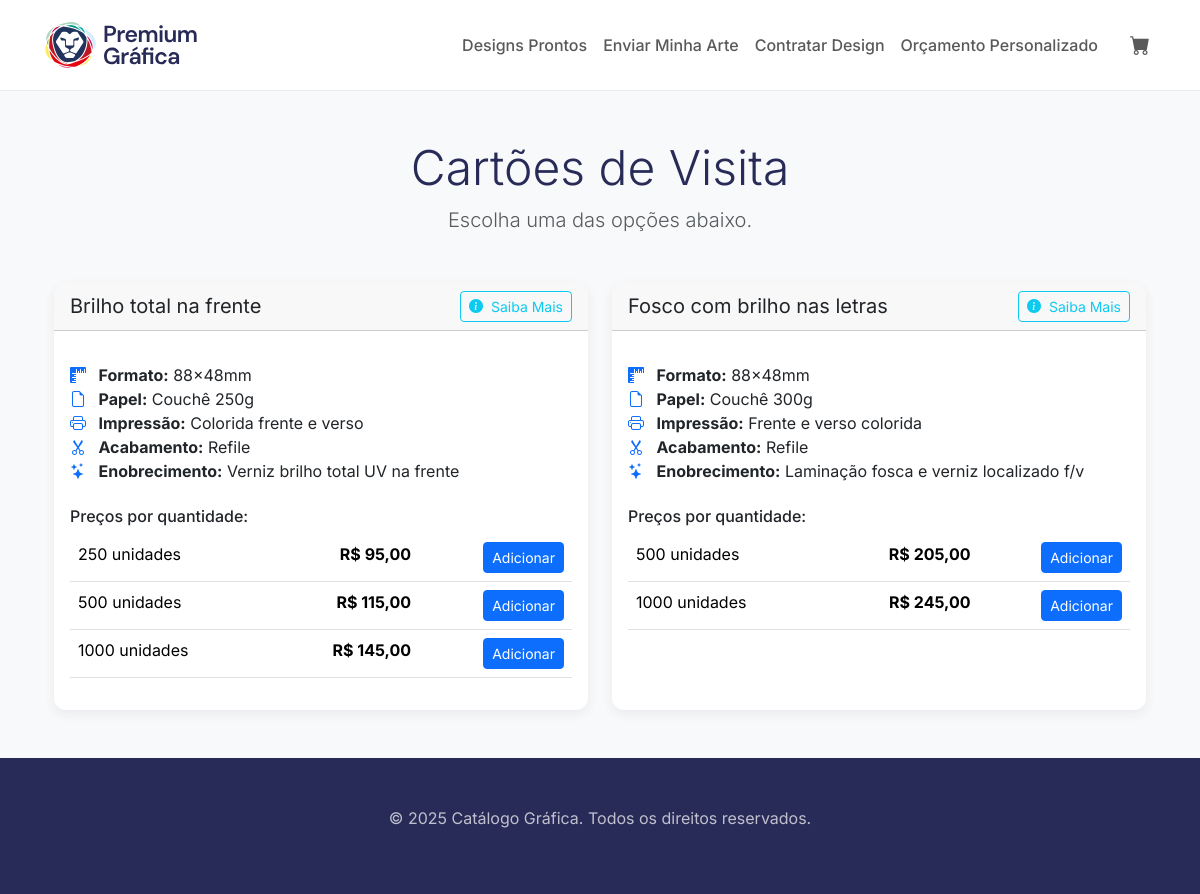
The app's page /produtos/cartoes-de-visita/ with its own data.
### products/models.py (models this page shows, shortened)
class ProductType(models.Model):
    name = models.CharField(max_length=100, unique=True, verbose_name="Nome do Tipo de Produto")
    slug = models.SlugField(max_length=100, unique=True, help_text="Versão do nome otimizada para URLs.")
    design_creation_fee = models.DecimalField(
        max_digits=10,
        decimal_places=2,
        default=0.00,
        verbose_name="Taxa de Criação de Arte",
        help_text="Valor cobrado para criar a arte para este tipo de produto. Deixe 0 se não houver taxa."
    )
    image = CloudinaryField('image', blank=True, null=True, folder='product_types')
    class Meta:
        verbose_name = "Tipo de Produto"
        verbose_name_plural = "Tipos de Produtos"

class ProductVariation(models.Model):
    product_type = models.ForeignKey(ProductType, on_delete=models.PROTECT, related_name="variations", verbose_name="Tipo de Produto")
    name = models.CharField(max_length=100, verbose_name="Nome da Variação")
    icon_image = CloudinaryField('icon_image', blank=True, null=True, folder='products/icons')
    detailed_description = models.TextField(
        blank=True,
        verbose_name="Descrição Detalhada",
        help_text="Explique em detalhes sobre o produto, papel, acabamentos, etc."
    )
    video_url = models.URLField(
        blank=True,
        verbose_name="URL do Vídeo (YouTube, Vimeo)",
        help_text="Cole aqui o link 'embed' do vídeo."
    )
    class Meta:
        verbose_name = "Variação de Produto"
        verbose_name_plural = "Variações de Produtos"
        unique_together = ('product_type', 'name')

class Specification(models.Model):
    product_variation = models.ForeignKey(ProductVariation, on_delete=models.CASCADE, related_name="specifications", verbose_name="Variação de Produto")
    name = models.CharField(max_length=100, verbose_name="Nome da Característica") # Ex: "Papel"
    value = models.CharField(max_length=255, verbose_name="Valor da Característica") # Ex: "Couchê 300g"
    icon = models.CharField(
        max_length=50,
        blank=True, # O ícone é opcional
        verbose_name="Classe do Ícone (Bootstrap Icons)",
        help_text="Ex: 'bi-rulers' ou 'bi-palette'. Veja os nomes em bootstrap-icons."
    )
    class Meta:
        verbose_name = "Especificação"
        verbose_name_plural = "Especificações"
        unique_together = ('product_variation', 'name')

class PriceTier(models.Model):
    product_variation = models.ForeignKey(ProductVariation, on_delete=models.CASCADE, related_name="price_tiers", verbose_name="Variação de Produto")
    quantity = models.PositiveIntegerField(verbose_name="Quantidade")
    price = models.DecimalField(max_digits=10, decimal_places=2, verbose_name="Preço")
    class Meta:
        verbose_name = "Faixa de Preço"
        verbose_name_plural = "Faixas de Preço"
        unique_together = ('product_variation', 'quantity')
        ordering = ['quantity']

### products/views.py (the view)
# urls.py: path('<slug:slug>/', views.product_variation_list_view, name='product_variation_list'),
def product_variation_list_view(request, slug, is_design_service=False):
    product_type = get_object_or_404(ProductType, slug=slug)
    variations = product_type.variations.all()
    context = {
        'product_type': product_type,
        'variations': variations, # E passamo-las no contexto.
        'is_design_service': is_design_service,
    }
    return render(request, 'products/product_variation_list.html', context)

### core/templatetags/video_filters.py (called while the page is built)
@register.filter(name='get_embed_url')
def get_embed_url(video_url):
    if not video_url:
        return ""
    regex = (
        r'(https?://)?(www\.)?'
        '(youtube|youtu|youtube-nocookie)\.(com|be)/'
        '(watch\?v=|embed/|v/|.+\?v=)?([^&=%\?]{11})')
    match = re.search(regex, video_url)
    if match:
        video_id = match.group(6)
        return f"https://www.youtube.com/embed/{video_id}"
    return video_url

### orders/context_processors.py (called while the page is built)
def cart_context(request):
    cart = request.session.get('cart', {})
    cart_item_count = len(cart)
    return {
        'cart': cart,
        'cart_item_count': cart_item_count,
    }

### products/templates/products/product_variation_list.html (shortened to what this page needs)
{% extends "core/base.html" %} {% load video_filters %} {% block title %} {{ product_type.name }} - {{ block.super }} {% endblock %} {% block content %}
<div class="container">
    <div class="text-center mb-5">
        {% if is_design_service %}
        <h1 class="display-4">Contratar um Designer</h1>
        <p class="lead text-muted">Selecione um produto e nós criaremos a arte para você!</p>
        {% if product_type.design_creation_fee > 0 %}
        <div class="alert alert-info mt-3">Taxa única para criação de arte: <strong>R$ {{ product_type.design_creation_fee|floatformat:2 }}</strong></div>
        {% endif %} {% else %}
        <h1 class="display-5">{{ product_type.name }}</h1>
        <p class="lead text-muted">Escolha uma das opções abaixo.</p>
        {% endif %}
    </div>
    <div class="row row-cols-1 row-cols-md-2 g-4">
        {% for variation in variations %}
        <div class="col">
            <div class="card h-100 card-product">
                <div class="card-header d-flex justify-content-between align-items-center">
                    <h5 class="my-0 fw-normal">{{ variation.name }}</h5>
                    {% if variation.detailed_description or variation.images.all or variation.video_url %}
                    <button type="button" class="btn btn-sm btn-outline-info" data-bs-toggle="modal" data-bs-target="#variationModal-{{ variation.id }}"><i class="bi bi-info-circle-fill me-1"></i> Saiba Mais</button>
                    {% endif %}
                </div>
                <div class="card-body">
                    <ul class="list-unstyled mt-3 mb-4">
                        {% for spec in variation.specifications.all %}
                        <li>{% if spec.icon %}<i class="bi {{ spec.icon }} me-2 text-primary"></i>{% endif %} <strong>{{ spec.name }}:</strong> {{ spec.value }}</li>
                        {% empty %}
                        <li>Nenhuma especificação cadastrada.</li>
                        {% endfor %}
                    </ul>
                    <h6>Preços por quantidade:</h6>
                    <table class="table">
                        <tbody>
                            {% for tier in variation.price_tiers.all %}
                            <tr>
                                <td>{{ tier.quantity }} unidades</td>
                                <td class="text-end"><strong>R$ {{ tier.price|floatformat:2 }}</strong></td>
                                <td class="text-end">
                                    <form action="{% url 'orders:add_to_cart_without_design' tier.id %}" method="POST" class="d-inline">
                                        <button type="submit" class="btn btn-sm btn-primary">Adicionar</button>
                                    </form>
                                </td>
                            </tr>
                            {% empty %}
                            <tr>
                                <td colspan="3" class="text-center">Nenhum preço cadastrado.</td>
                            </tr>
                            {% endfor %}
                        </tbody>
                    </table>
                </div>
            </div>
        </div>
        {% empty %}
        <div class="col-12">
            <div class="alert alert-info" role="alert">Nenhuma opção de produto foi configurada para este tipo de produto ainda.</div>
        </div>
        {% endfor %}
    </div>
</div>
{% endblock %}

### static/css/custom.css (style rules this page uses)
:root { --brand-primary: #282b57; --brand-accent: #ceff00; --brand-hard-gray: #222222; --brand-gray: #595959; --brand-light-gray: #f8f9fa; --brand-white: #ffffff; --brand-border-color: #e9ecef; }
body { font-family: 'Inter', sans-serif; background-color: var(--brand-white); color: var(--brand-primary); display: flex; flex-direction: column; min-height: 100vh; }
.card-product { border: none; border-radius: 12px; overflow: hidden; box-shadow: 0 0.25rem 0.75rem rgba(40, 43, 87, 0.07); }

### records on screen
ProductType: name "Cartões de Visita"
ProductVariation: name "Brilho total na frente"
Specification: name "Formato", value "88x48mm"
Specification: name "Papel", value "Couchê 250g"
Specification: name "Impressão", value "Colorida frente e verso"
Specification: name "Acabamento", value "Refile"
Specification: name "Enobrecimento", value "Verniz brilho total UV na frente"
PriceTier: quantity "250", price "95,00"
PriceTier: quantity "500", price "115,00"
PriceTier: quantity "1000", price "145,00"
ProductVariation: name "Fosco com brilho nas letras"
Specification: name "Formato", value "88x48mm"
Specification: name "Papel", value "Couchê 300g"
Specification: name "Impressão", value "Frente e verso colorida"
Specification: name "Acabamento", value "Refile"
Specification: name "Enobrecimento", value "Laminação fosca e verniz localizado f/v"
PriceTier: quantity "500", price "205,00"
PriceTier: quantity "1000", price "245,00"
